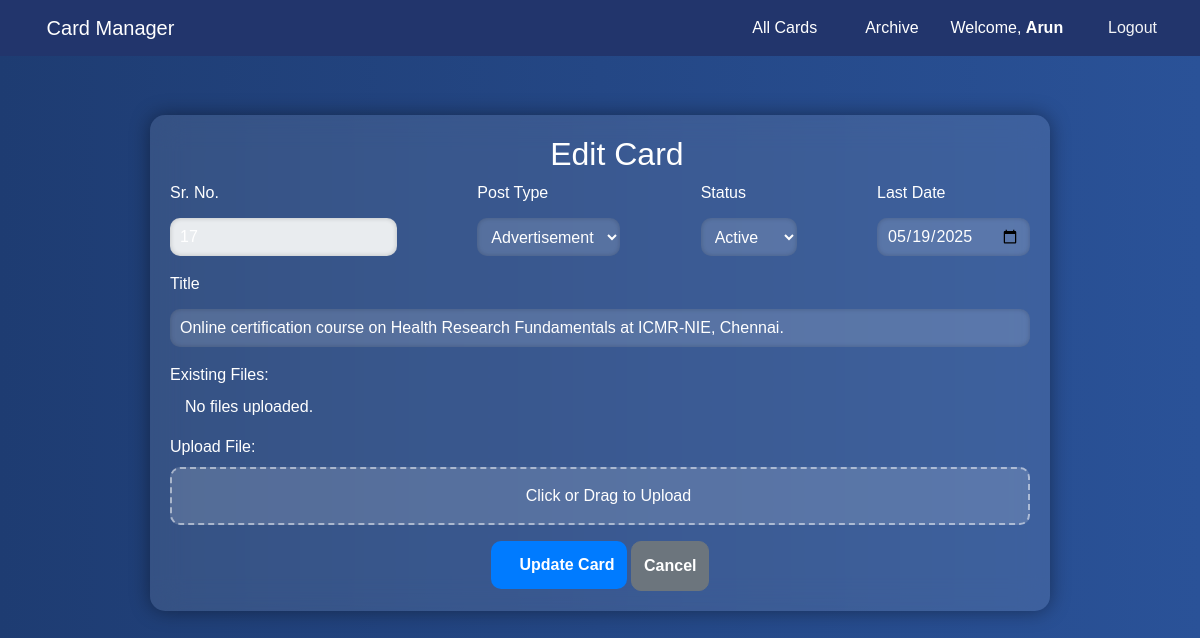
/edit/47/ (signed in), run on the app's committed database.
### task_report_app/models.py (models this page shows, shortened)
class Task(models.Model):
    serial_number = models.IntegerField(unique=True, blank=True, null=True)
    title = models.CharField(max_length=250)
    post_type = models.CharField(max_length=50, choices=PostType.choices, default=PostType.Advertisement)
    status = models.CharField(max_length=50, choices=Status.choices, default=Status.Active)
    created_at = models.DateField(auto_now_add=True)
    updated_at = models.DateField(auto_now=True)
    last_date = models.DateField(null=True, blank=True)
    is_archived = models.BooleanField(default=False)
    author = models.ForeignKey(User, on_delete=models.CASCADE, related_name='tasks')

### task_report_app/views.py (the view, shortened to what this page needs)
# urls.py: path('edit/<int:card_id>/', views.edit_card, name='edit_card'),
@login_required
def edit_card(request, card_id):
    card = get_object_or_404(Task, id=card_id)
    if request.user != card.author and not request.user.is_superuser:
        messages.error(request, "You do not have permission to edit this card.")
        return redirect("card_list")
    return render(request, 'edit_card.html', {'card': card})

### task_report_app/templates/edit_card.html (shortened to what this page needs)
{% extends 'base.html' %}
{% block content %}
<div class="glass-card">
    <h2 class="text-center text-white"><i class="fas fa-edit"></i> Edit Card</h2>
    <form method="POST" enctype="multipart/form-data">
                    <div class="d-flex justify-content-between">
                        <div class="mb-3">
                            <label for="serial_number" class="form-label">Sr. No.</label>
                            <input type="number" class="form-control" id="serial_number" name="serial_number"
                                value="{{ card.serial_number }}" readonly>
                        </div>
                        <div class="mb-3">
                            <label for="post_type" class="form-label">Post Type</label>
                            <select class="form-control" id="post_type" name="post_type" required>
                                <option value="Advertisement" {% if card.post_type == "Advertisement" %}selected{% endif %}>Advertisement</option>
                            </select>
                        </div>
                        <div class="mb-3">
                            <label for="status" class="form-label">Status</label>
                            <select class="form-control" id="status" name="status" required>
                                <option value="Active" {% if card.status == "Active" %}selected{% endif %}>Active</option>
                            </select>
                        </div>
                        <div class="mb-3">
                            <label for="last_date" class="form-label">Last Date</label>
                            <input type="date" class="form-control" id="last_date" name="last_date"
                                value="{{ card.last_date|date:'Y-m-d' }}">
                        </div>
                    </div>
                    <div class="mb-3">
                        <label for="title" class="form-label">Title</label>
                        <input type="text" class="form-control" id="title" name="title"
                               value="{{ card.title }}" required>
                    </div>
                    <div class="mb-3">
                        <label for="existing_files" class="form-label">Existing Files:</label>
                        <div class="container">
                        {% if card.uploaded_files.count > 0 %}
                            <ul>
                                {% for uploaded_file in card.uploaded_files.all %}
                                    <li>
                                        <a href="{{ uploaded_file.file.url }}" target="_blank">{{ uploaded_file.file.name }}</a>
                                        <input type="checkbox" name="delete_files" value="{{ uploaded_file.id }}"> Delete
                                    </li>
                                {% endfor %}
                            </ul>
                        {% else %}
                            <p>No files uploaded.</p>
                        {% endif %}
                        </div>
                    </div>
        <div class="mb-3">
            <label class="form-label">Upload File:</label>
            <div class="upload-container" id="uploadBox">
                <i class="fas fa-upload"></i> Click or Drag to Upload
            </div>
        </div>
                     <div class="text-center">
                        <button type="submit" href="{% url 'card_list' %}" class="btn-primary"><i class="fas fa-save me-1"></i> Update Card</button>
                        <a href="{% url 'card_list' %}" class="btn btn-secondary">Cancel</a>
                    </div>
                </form>
</div>
{% endblock %}

### task_report_app/templates/base.html (shortened to what this page needs)
{% load static %}
<!DOCTYPE html>
<html lang="en">
<head>
    <link rel="stylesheet" href="/static/css/styles.css">
    <link rel="stylesheet" href="/static/bootstrap/bootstrap.min.css">
    <link rel="stylesheet" href="/static/fontawesome/css/all.min.css">
</head>
<body>
    <nav class="navbar navbar-expand-lg navbar-dark mb-4" style="background-color: #22356c;">
        <div class="container-fluid">
            <a class="navbar-brand" href="{% url 'card_list' %}">
                <i class="fas fa-layer-group me-2"></i>Card Manager
            </a>
            <div class="collapse navbar-collapse justify-content-end" id="navbarNav">
                <a class="navbar-brand" id="toggleReader"><i class="fa-solid fa-person-chalkboard"></i></a>
                <a class="nav-item nav-link" href="{% url 'card_list' %}">
                    <i class="fas fa-th-list"></i> All Cards
                </a>
                <a href="{% url 'archive' %}" class="nav-item nav-link">
                    <i class="fa-solid fa-box-archive"></i>
                    Archive
                </a>
                {% if request.user.is_authenticated %}
                    <span class="nav-item nav-link me-3">Welcome, <b class="text-capitalize">{{ request.user.username }}</b></span>
                    <form action="{% url 'logout' %}" method="post" class="nav-item">
                        <button type="submit" class="btn btn-logout">
                            <i class="fas fa-sign-out-alt"></i> Logout
                        </button>
                    </form>
                {% else %}
                    <a class="nav-item nav-link" href="{% url 'login' %}?next={{ request.path }}">
                        <i class="fa-solid fa-user"></i> Login
                    </a>
                {% endif %}
            </div>
        </div>
    </nav>
    <div class="container">
        {% block content %}{% endblock %}
    </div>
</body>
</html>

### task_report_app/static/css/styles.css (style rules this page uses)
:root { --primary-50: #f0f9ff; --primary-100: #e0f2fe; --primary-200: #bae6fd; --primary-300: #7dd3fc; --primary-400: #38bdf8; --primary-500: #0ea5e9; --primary-600: #0284c7; --primary-700: #0369a1; --primary-800: #075985; --primary-900: #0c4a6e; --gray-50: #f9fafb; --gray-100: #f3f4f6; --gray-200: #e5e7eb; --gray-300: #d1d5db; --gray-400: #9ca3af; --gray-500: #6b7280; --gray-600: #4b5563; --gray-700: #374151; --gray-800: #1f2937; --gray-900: #111827; --success-500: #10b981; --warning-500: #f59e0b; --error-500: #ef4444; --font-sans: 'Inter', 'Segoe UI', Roboto, sans-serif; --font-mono: 'Roboto Mono', monospace; --font-serif: 'Georgia', serif; --text-xs: 0.75rem; --text-sm: 0.875rem; --text-base: 1rem; --text-lg: 1.125rem; --text-xl: 1.25rem; --text-2xl: 1.5rem; --text-3xl: 1.875rem; --text-4xl: 2.25rem; --text-5xl: 3rem; --font-light: 300; --font-normal: 400; --font-medium: 500; --font-semibold: 600; --font-bold: 700; --space-0: 0; --space-1: 0.25rem; --space-2: 0.5rem; --space-3: 0.75rem; --space-4: 1rem; --space-5: 1.25rem; --space-6: 1.5rem; --space-8: 2rem; --space-10: 2.5rem; --space-12: 3rem; --space-16: 4rem; --space-20: 5rem; --space-24: 6rem; --shadow-sm: 0 1px 2px 0 rgb(0 0 0 / 0.05); --shadow: 0 1px 3px 0 rgb(0 0 0 / 0.1), 0 1px 2px -1px rgb(0 0 0 / 0.1); --shadow-md: 0 4px 6px -1px rgb(0 0 0 / 0.1), 0 2px 4px -2px rgb(0 0 0 / 0.1); --shadow-lg: 0 10px 15px -3px rgb(0 0 0 / 0.1), 0 4px 6px -4px rgb(0 0 0 / 0.1); --rounded-none: 0; --rounded-sm: 0.125rem; --rounded: 0.25rem; --rounded-md: 0.375rem; --rounded-lg: 0.5rem; --rounded-xl: 0.75rem; --rounded-full: 9999px; --transition-fast: 150ms; --transition-normal: 300ms; --transition-slow: 500ms; }
*, *::before, *::after { box-sizing: border-box; margin: 0; padding: 0; }
html { scroll-behavior: smooth; }
body { font-family: var(--font-sans); line-height: 1.5; color: var(--gray-800); background-color: var(--gray-50); }
h1, h2, h3, h4, h5, h6 { font-weight: var(--font-bold); line-height: 1.2; margin-bottom: var(--space-2); }
a { color: var(--primary-600); text-decoration: none; transition: color var(--transition-fast) ease; }
button { cursor: pointer; font-family: inherit; }
.container { width: 100%; max-width: 1200px; margin-left: auto; margin-right: auto; padding-left: var(--space-4); padding-right: var(--space-4); }
.text-center { text-align: center; }
h2 { color: #333; }
.nav-link { color: #fff; }
.form-control { width: 100%; padding: 10px; margin-top: 5px; border: 1px solid #ccc; border-radius: 5px; }
.btn-logout { color: #f3f4f6; }

### task_report_app/templates/edit_card.html (style rules this page uses)
body { background: linear-gradient(to right, #1e3c72, #2a5298); font-family: "Poppins", sans-serif; color: white; }
.glass-card { max-width: 900px; margin: 5% auto; padding: 20px; background: rgba(255, 255, 255, 0.1); border-radius: 15px; backdrop-filter: blur(15px); box-shadow: 0 0 20px rgba(0, 0, 0, 0.4); transition: all 0.3s ease-in-out; }
.form-control { background: rgba(255, 255, 255, 0.15); border: none; color: white; font-size: 16px; padding: 10px; border-radius: 10px; box-shadow: inset 0 0 5px rgba(0, 0, 0, 0.2); }
.form-control::placeholder { color: rgba(255, 255, 255, 0.6); }
.btn-primary, .btn-secondary { font-weight: bold; font-size: 16px; padding: 12px; border-radius: 10px; transition: all 0.3s ease-in-out; }
.upload-container { text-align: center; cursor: pointer; padding: 15px; border-radius: 10px; background: rgba(255, 255, 255, 0.15); border: 2px dashed rgba(255, 255, 255, 0.5); transition: all 0.3s ease-in-out; }

### data on the page
Task: serial_number "17", post_type "Advertisement", status "Active", last_date "05/19/2025", title "Online certification course on Health Research Fundamentals at ICMR-NIE, Chennai."

### other printed values
{{ request.user.username }} "Arun"
